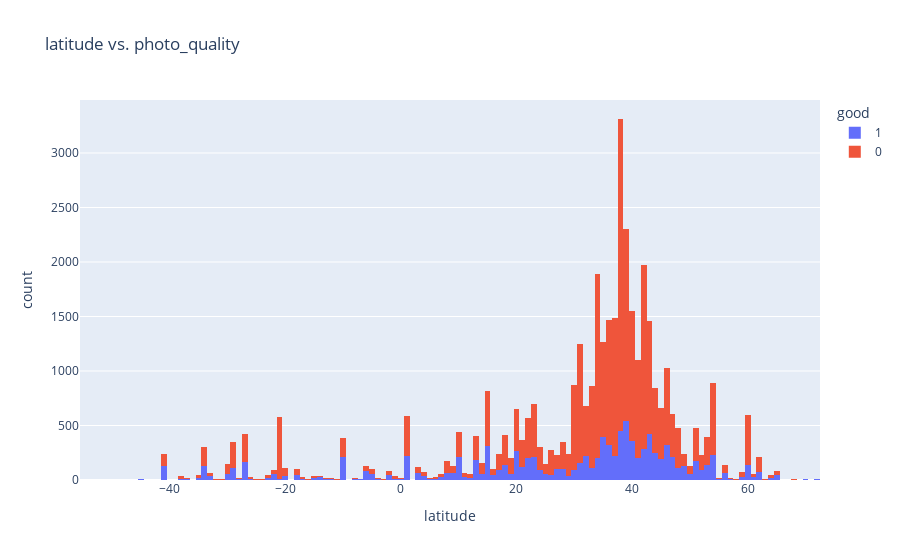

Notebook code cell kept with this figure:
### Code cell
px.histogram(photos_df, 
             x='latitude', 
             title='latitude vs. photo_quality', 
             color=photos_df['good'])

### Figure 1 — Plotly figure (JSON) as saved in the notebook; plotly's stock layout.template omitted (floating-point values rounded to 4 significant figures; data arrays with more than 128 entries replaced by an {"elided": "..."} marker saying what was removed)
{"data": [{"alignmentgroup": "True", "bingroup": "x", "hovertemplate": "good=1<br>latitude=%{x}<br>count=%{y}<extra></extra>", "legendgroup": "1", "marker": {"color": "#636efa"}, "name": "1", "offsetgroup": "1", "orientation": "v", "showlegend": true, "type": "histogram", "x": {"elided": "10554 int values"}, "xaxis": "x", "yaxis": "y"}, {"alignmentgroup": "True", "bingroup": "x", "hovertemplate": "good=0<br>latitude=%{x}<br>count=%{y}<extra></extra>", "legendgroup": "0", "marker": {"color": "#EF553B"}, "name": "0", "offsetgroup": "0", "orientation": "v", "showlegend": true, "type": "histogram", "x": {"elided": "29708 int values"}, "xaxis": "x", "yaxis": "y"}], "layout": {"barmode": "relative", "legend": {"title": {"text": "good"}, "tracegroupgap": 0}, "title": {"text": "latitude vs. photo_quality"}, "xaxis": {"anchor": "y", "domain": [0, 1], "title": {"text": "latitude"}}, "yaxis": {"anchor": "x", "domain": [0, 1], "title": {"text": "count"}}}}
